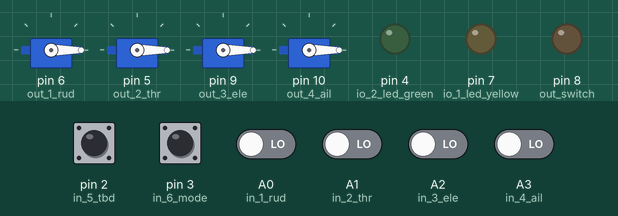
Simulated run of this sketch. Board: Arduino Nano, built with avr-gcc and run on an emulated ATmega328P. Parts: 4 × servo, output pins drawn as LEDs (lit = HIGH). The test bench sets the inputs (shaded band); at power-on: A0 (in_1_rud), A1 (in_2_thr), A2 (in_3_ele), A3 (in_4_ail), pin 2 (in_5_tbd), pin 3 (in_6_mode) LOW. What the sketch prints to the serial monitor is not drawn.

Above: at 1.2 s.
1.3 s: pin 3 (in_6_mode) pulled HIGH for 0.15 s
At 2.4 s:
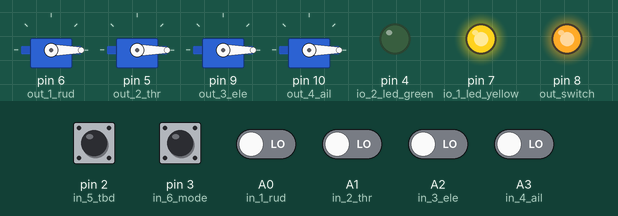
2.9 s: pin 3 (in_6_mode) pulled HIGH for 1 s
6.0 s: pin 2 (in_5_tbd) pulsed HIGH 2 times (0.12 s each, 0.3 s apart)
8.1 s: pin 3 (in_6_mode) pulsed HIGH 2 times (0.12 s each, 0.3 s apart)
Timing chart, 0 to 11.1 s (numbered marks = the images above; inputs shaded):
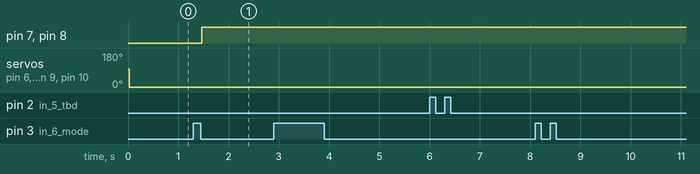

The sketch:

firmware.ino
```cpp
//#include <ServoDecode.h>

//#define serialEvent_implemented

#include <Servo.h>
#include "crc16.h"
#include "c_parser.h"
#include "c_dropbox.h"
#include "c_servochannels.h"

// ----- Global variables ---------
uint32_t current_micros;         // time in micro seconds for main loop
uint32_t current_irq_micros;     // time in micro seconds for "last" interrupt

uint32_t interval0  = 20;        // 20 ms -> 50 Hz main loop intervall
uint32_t preMillis0 = 0;         // storage for last main loop

uint32_t load;                   // value for "spare time" as cpu load indicator

volatile boolean pc_int0=false;  // interrupt flag, true if interrupt (int0)  was triggered
volatile boolean pc_int1=false;  // interrupt flag, true if interrupt (int0)  was triggered
volatile boolean pc_ser =false;  // interrupt flag, true if a serial event (serialEvent)  was triggered

byte active_interrupts = 0;      // byte holding status bits for interrupts according to single input pins
unsigned char rx_byte  = 0;      // memory for byte received during last serial event

Servo servo_out1;         // Servo object for output 1
Servo servo_out2;         // Servo object for output 2
Servo servo_out3;         // Servo object for output 3
Servo servo_out4;         // Servo object for output 4

int time_in_1_rud = 0;    // micros of rising edge for rudder input channel
int time_in_2_thr = 0;    // micros of rising edge for throttle input channel
int time_in_3_ele = 0;    // micros of rising edge for elevator input channel
int time_in_4_ail = 0;    // micros of rising edge for aileron input channel
int time_in_5_tbd = 0;    // micros of rising edge for TBD input channel
int time_in_6_mode = 0;   // micros of rising edge for mode input channel

cParser parser;
cDropbox dropbox;

cServoChannels channel_raspi(4);
cServoChannels channel_pilot(6);

// ----- I/O pin assignement---------
const int io_1_led_yellow = 7; // PD7
const int io_2_led_green  = 4; // PD4

const int out_switch = 8;      // PB0 - switch between receiver and fcci servo commands

const int in_1_rud = A0;       // PC0 - ADC0 - PCINT8
const int in_2_thr = A1;       // PC1 - ADC1 - PCINT9
const int in_3_ele = A2;       // PC2 - ADC2 - PCINT10
const int in_4_ail = A3;       // PC3 - ADC3 - PCINT11

const int in_5_tbd  = 2;       // PD2 - INT0 - PCINT18
const int in_6_mode = 3;       // PD3 - OC2B - INT1 - PCINT19

const int adc_6 = A6;          // ADC6
const int adc_7 = A7;          // ADC7

const int out_1_rud = 6;       // OCR0A - PD6
const int out_2_thr = 5;       // OCR0B - PD5
const int out_3_ele = 9;       // OCR1A - PB1
const int out_4_ail = 10;      // OCR1B - PB2


// ----- the interrupt routines  -----
ISR(PCINT1_vect) // PCINT 1 interrupt routine, triggered on pin change of A0...A3
{
  current_irq_micros=micros();
  pc_int0=true;
} //ISR

ISR(PCINT2_vect) // PCINT 2 interrupt routine, triggered on pin change of D2 & D3
{
  current_irq_micros=micros();
  pc_int1=true;

}

void serialEvent() // Function called when a char was received
{
  rx_byte = (char)Serial.read();
  pc_ser=true;
}

// ----- the setup routine runs once when you press reset -----
void setup()
{
  // initialize the digital pin as an output.
  pinMode(io_1_led_yellow, OUTPUT);
  pinMode(io_2_led_green, OUTPUT);
  pinMode(out_switch, OUTPUT);
  pinMode(out_1_rud, OUTPUT);
  pinMode(out_2_thr, OUTPUT);
  pinMode(out_3_ele, OUTPUT);
  pinMode(out_4_ail, OUTPUT);

  pinMode(in_1_rud,INPUT_PULLUP);
  pinMode(in_2_thr,INPUT_PULLUP);
  pinMode(in_3_ele,INPUT_PULLUP);
  pinMode(in_4_ail,INPUT_PULLUP);
  pinMode(in_5_tbd,INPUT_PULLUP);
  pinMode(in_6_mode,INPUT_PULLUP);

  pinMode(in_1_rud, INPUT);
  pinMode(in_2_thr, INPUT);
  pinMode(in_3_ele, INPUT);
  pinMode(in_4_ail, INPUT);
  pinMode(in_5_tbd, INPUT);
  pinMode(in_6_mode, INPUT);

  Serial.begin(38400);

  servo_out1.attach(out_1_rud);
  servo_out1.writeMicroseconds(1500);
  servo_out2.attach(out_2_thr);
  servo_out2.writeMicroseconds(1500);
  servo_out3.attach(out_3_ele);
  servo_out3.writeMicroseconds(1500);
  servo_out4.attach(out_4_ail);
  servo_out4.writeMicroseconds(1500);

  // enable pin change interrupts for pins used for input
  PCICR = (1 << PCIE1) | (1 << PCIE2);
  PCIFR = (1 << PCIF1) | (1 << PCIF2);

  PCMSK1 |= (1 << PCINT8) |(1 << PCINT9) | (1 << PCINT10)|(1 << PCINT11);
  PCMSK2 |= (1 << PCINT18) | (1 << PCINT19) ;
  sei();
}

// ----- the main routine runs as end less while loop -----
void loop()
{
  current_micros = micros();
  if ( current_micros - preMillis0 > interval0*1000 ) // slow down to desired update rate
  {
    preMillis0 = current_micros;

    if(1500 < channel_pilot[mod_6]) // check how should fly the copter (all above 1500us)
    {
      digitalWrite(io_1_led_yellow, HIGH);   // turn the LED on (HIGH is the voltage level)
      digitalWrite(out_switch, HIGH);        // RC-Receiver active
    }
    else
    {
      digitalWrite(io_1_led_yellow, LOW);    // turn the LED off by making the voltage LOW
      digitalWrite(out_switch, LOW);         // uC active

      if(parser.new_channels())
        channel_raspi = parser.get_channels();

      if(channel_raspi.valid())
      {
        // set servo/ ESC output
        servo_out1.writeMicroseconds(channel_raspi[rud_1]);
        servo_out2.writeMicroseconds(channel_raspi[thr_2]);
        servo_out3.writeMicroseconds(channel_raspi[ele_3]);
        servo_out4.writeMicroseconds(channel_raspi[ail_4]);
      }// channel_raspi valid
    }// if (mode)

    // set channel values in preparation to send them to raspi
    dropbox.set_channels(channel_pilot);
    // estimate cpu load
    dropbox.set_load( ((float)(micros()-preMillis0))/10 ); // ToDo: we should indicate overload!?
    // commit parse errors
    dropbox.set_errors(parser.get_errors());
    // finally, send the message to raspi
    dropbox.send_message();

  } // end of "slow" update rate (e.g. 50Hz)

  //  ----------------------------------------------------------------------
  //  ----- now process  PC INT 0 FLAG (as fast as we can!?)           -----
  //        two steps: first remember time of rising edge,
  //        then calc. channels pulse width after detecting falling edge
  //  ----------------------------------------------------------------------
  if(pc_int0){
    if(digitalRead(in_1_rud)==HIGH && !(active_interrupts&1 )) {
      time_in_1_rud = current_irq_micros;
      active_interrupts |= (1 << 0) ;
    }
    if(digitalRead(in_1_rud)==LOW && active_interrupts&1){
      channel_pilot[rud_1]=current_irq_micros-time_in_1_rud;
      active_interrupts &= ~(1 << 0) ;
    }
    if(digitalRead(in_2_thr)==HIGH && !(active_interrupts&2)){
      time_in_2_thr = current_irq_micros;
      active_interrupts |= (1 << 1) ;
    }
    if(digitalRead(in_2_thr)==LOW && active_interrupts&2){
      channel_pilot[thr_2]=current_irq_micros-time_in_2_thr;
      active_interrupts &= ~(1 << 1) ;
    }
    if(digitalRead(in_3_ele)==HIGH && !(active_interrupts&4)){
      time_in_3_ele = current_irq_micros;
      active_interrupts |= (1 << 2) ;
    }
    if(digitalRead(in_3_ele)==LOW && active_interrupts&4){
      channel_pilot[ele_3]=current_irq_micros-time_in_3_ele;
      active_interrupts &= ~(1 << 2) ;
    }
    if(digitalRead(in_4_ail)==HIGH && !(active_interrupts&8)){
      time_in_4_ail = current_irq_micros;
      active_interrupts |= (1 << 3) ;
    }
    if(digitalRead(in_4_ail)==LOW  && active_interrupts&8){
      channel_pilot[ail_4]=current_irq_micros-time_in_4_ail;
      active_interrupts &= ~(1 << 3) ;
    }
    pc_int0=false;
  }

  //  ---------------------------------------------------------------------------
  //  ----- now process  PC INT 1 FLAG (as fast as we can!?)                -----
  //  ---------------------------------------------------------------------------
  if(pc_int1){
    if(digitalRead(in_5_tbd)==HIGH && !(active_interrupts&16)){
      time_in_5_tbd = current_irq_micros;
      active_interrupts |= (1 << 4) ;
    }
    if(digitalRead(in_5_tbd)==LOW  && active_interrupts&16){
      channel_pilot[tbd_5]=current_irq_micros-time_in_5_tbd;
      active_interrupts &= ~(1 << 4) ;
    }
    if(digitalRead(in_6_mode)==HIGH  && !(active_interrupts&32) ){
      time_in_6_mode = current_irq_micros;
      active_interrupts |= (1 << 5) ;
    }
    if(digitalRead(in_6_mode)==LOW  && active_interrupts&32){
      channel_pilot[mod_6]=current_irq_micros-time_in_6_mode;
      active_interrupts &= ~(1 << 5) ;
    }
    pc_int1=false;
  }

  //  ---------------------------------------------------------------------------
  //  ----- now process  PC Serial data (as fast as we can!?)               -----
  //  ---------------------------------------------------------------------------
  if(pc_ser)
  {
    parser.process_byte(rx_byte);
    pc_ser=false;
  }

  //-------------------------------------------------------------------------------
  //--------------------------------Timing Checker-----------------------------------
  //-------------------------------------------------------------------------------

  // ToDo: ???

  //current_micros = micros();
  //
  //if(current_micros-time_in_1_rud){}
  //if(current_micros-time_in_1_rud){}
  //if(current_micros-time_in_1_rud){}
  //if(current_micros-time_in_1_rud){}
  //


} // END MAIN LOOP
```

c_dropbox.cpp
```cpp
#include "c_dropbox.h"

#include "crc16.h"

cDropbox::cDropbox()
{
  m_load = 0;

  // initialize message buffer for sending pilot commands and status
  // to the raspi
  memset(buffer, 0, sizeof(buffer));
  buffer[0] = 0xff;
  buffer[1] = 0xfe;
}

void cDropbox::set_channels(cServoChannels channel)
{
  if(channel.valid())
  {
    //    channel_1_rud = 1601;
    //    channel_2_thr = 1602;
    //    channel_3_ele = 1603;
    //    channel_4_ail = 1604;
    //channel[tbd_5] = 1234;
    //    channel_6_mode= 1606;

    // fill buffer with pilots inputs
    buffer[2] = (channel[rud_1]>>8) & 0xff;
    buffer[3] =  channel[rud_1] & 0xff  ;

    buffer[4] = (channel[thr_2]>>8) & 0xff;
    buffer[5] =  channel[thr_2] & 0xff  ;

    buffer[6] = (channel[ele_3]>>8) & 0xff;
    buffer[7] =  channel[ele_3] & 0xff  ;

    buffer[8] = (channel[ail_4]>>8) & 0xff;
    buffer[9] =  channel[ail_4] & 0xff  ;

    buffer[10] = (channel[tbd_5]>>8) & 0xff;
    buffer[11] =  channel[tbd_5] & 0xff  ;

    buffer[12] = (channel[mod_6]>>8) & 0xff;
    buffer[13] =  channel[mod_6] & 0xff  ;
  }
}

void cDropbox::set_mode(void)
{
}

void cDropbox::set_voltage(void)
{
}

void cDropbox::set_load(uint8_t load)
{
  m_load=load;
}

void cDropbox::set_errors(uint32_t errors)
{
  m_errors = errors;
}

void cDropbox::send_message()
{
  // calculate checksum for channel data
  unsigned short crc = crcFast(&buffer[2], 12); // checksum of 12 payload bytes

  buffer[14] =  (crc>>8) & 0xff;
  buffer[15] =  crc & 0xff;

  // transmit data to raspi
  Serial.write((uint8_t*)&buffer, 16);
}
```

c_dropbox.h
```cpp
#ifndef DROPBOX_H
#define DROPBOX_H

#include <Arduino.h>
#include "c_servochannels.h"

class cDropbox
{
public:
  cDropbox();
  void set_channels(cServoChannels channels);
  void set_mode(void);
  void set_voltage(void);
  void set_load(uint8_t load);
  void set_errors(uint32_t load);
  void send_message(void);

private:
  uint8_t buffer[16];     // buffer for message send to raspi, holding e.g. pilot's pulse width

  uint8_t m_load;
  uint32_t m_errors;

};


#endif //DROPBOX_H
```

c_parser.cpp
```cpp
#include "c_parser.h"

#include "crc16.h"


cParser::cParser(void):
  step(0),
  payload_counter(0),
  parse_errors(0),
  b_new(false)
{
  pchannels = new cServoChannels(4);
}

void cParser::process_byte(byte rx_byte)
{
    switch(step){
    case 0:

      if(rx_byte==0xFF)
      {
        step++;
      }
      else
      {
        step=0;
        payload_counter=0;
      }
      break;
    case 1:
      if(rx_byte==0xFE)
        step=2;
      else
      {
        step=0;
        payload_counter=0;
      }
      break;
    case 2:
      rx_message[payload_counter]=rx_byte;
      payload_counter++;
      if(payload_counter>9)
      {
        if(crcverify(&rx_message[0],10))
        {
          pchannels[rud_1]=(rx_message[0] << 8) + rx_message[1];
          pchannels[thr_2]=(rx_message[2] << 8) + rx_message[3];
          pchannels[ele_3]=(rx_message[4] << 8) + rx_message[5];
          pchannels[ail_4]=(rx_message[6] << 8) + rx_message[7];
          b_new = true;
        }// crc verified
        else
        {
          parse_errors++; //ToDo: transmitt information to raspi
        }
        step=0;
        payload_counter=0;
      }
      break;
    }// switch(step)
}

uint32_t cParser::get_errors(void)
{
  return(parse_errors);
}

void cParser::reset_errors(void)
{
  parse_errors = 0;
}

cServoChannels& cParser::get_channels()
{
  b_new = false;
  return(*pchannels);
}
```

c_parser.h
```cpp
#ifndef PARSER_H
#define PARSER_H

#include <Arduino.h>

#include "c_servochannels.h"

class cParser
{
public:
  cParser();
  void process_byte(byte rx_byte);
  uint32_t get_errors(void);
  void reset_errors(void);
  boolean new_channels()  {return b_new;}
  cServoChannels& get_channels();


private:
  unsigned char step;              // step of serial data parser
  unsigned char payload_counter;   // counter for serial data
  unsigned char rx_message[10];    // char buffer for (complete) serial message
  uint32_t parse_errors;   // counter for serial recieve errors
  cServoChannels *pchannels;
  boolean b_new;
};


#endif //PARSER_H
```

c_servochannels.cpp
```cpp
#include "c_servochannels.h"

cServoChannels::cServoChannels(size_t size):
  ppm_min(900),
  ppm_max(2100)
{
  p_channel = NULL;
  if(0 < size)
  {
    p_channel = (unsigned int*)malloc(size*sizeof(unsigned int));
    m_size = size;
  }

}
cServoChannels & cServoChannels::operator=(cServoChannels const &other)
{
  free(p_channel);
  m_size = other.m_size;
  p_channel = (unsigned int *)malloc(m_size*sizeof(unsigned int));
  memcpy(p_channel, other.p_channel, m_size*sizeof(cServoChannels));
  return *this;
}

unsigned int & cServoChannels::operator[](size_t const &index)
{
  return(p_channel[index]);
}


boolean cServoChannels::valid()
{
  uint8_t valid = 0;
  for(uint8_t ii=0; ii<m_size; ii++)
  {
    if(   !(p_channel[ii] > ppm_min)
       || !(p_channel[ii] < ppm_max))
      valid |= 1;
  }
  if(valid)
    return true;
  else
    return false;
}

cServoChannels::~cServoChannels()
{
  if(NULL != p_channel)
    free(p_channel);
}
```

c_servochannels.h
```cpp
#ifndef SERVO_CHANNELS_H
#define SERVO_CHANNELS_H

#include <Arduino.h>

enum eChannel {rud_1=0, thr_2, ele_3, ail_4, tbd_5, mod_6};

class cServoChannels
{
  public:
    cServoChannels(size_t size);
    ~cServoChannels();
    boolean valid();
    cServoChannels & operator=(cServoChannels const &other);
    unsigned int & operator[](size_t const &index);

  private:
    size_t m_size;
    unsigned int *p_channel;
    const unsigned int ppm_min;
    const unsigned int ppm_max;
};

#endif //SERVO_CHANNELS_H
```

crc16.h
```cpp
#ifndef CRC16_H
#define CRC16_H

#ifdef __cplusplus
extern "C" {
#endif

/*
 * Derived from CRC algorithm for JTAG ICE mkII, published in Atmel
 * Appnote AVR067.  Converted from C++ to C.
 */

unsigned short crcFast(unsigned char const message[], int nBytes);

unsigned short crcsum(const unsigned char* message,
			     unsigned long length,
			     unsigned short crc);
/*
 * Verify that the last two bytes is a (LSB first) valid CRC of the
 * message.
 */
int crcverify(const unsigned char* message,
		     unsigned long length);
/*
 * Append a two byte CRC (LSB first) to message.  length is size of
 * message excluding crc.  Space for the CRC bytes must be allocated
 * in advance!
 */
void crcappend(unsigned char* message,
		      unsigned long length);

#ifdef __cplusplus
}
#endif

#endif
```

Source omitted: crc16.cpp (4008 bytes)

Measured:
- after the input at 1.3 s, pin 7 (io_1_led_yellow), pin 8 (out_switch): LOW → HIGH after 0.17 s
- after the input at 2.9 s, every drawn part: stays the same
- after the input at 6.0 s, every drawn part: stays the same
- after the input at 8.1 s, every drawn part: stays the same
